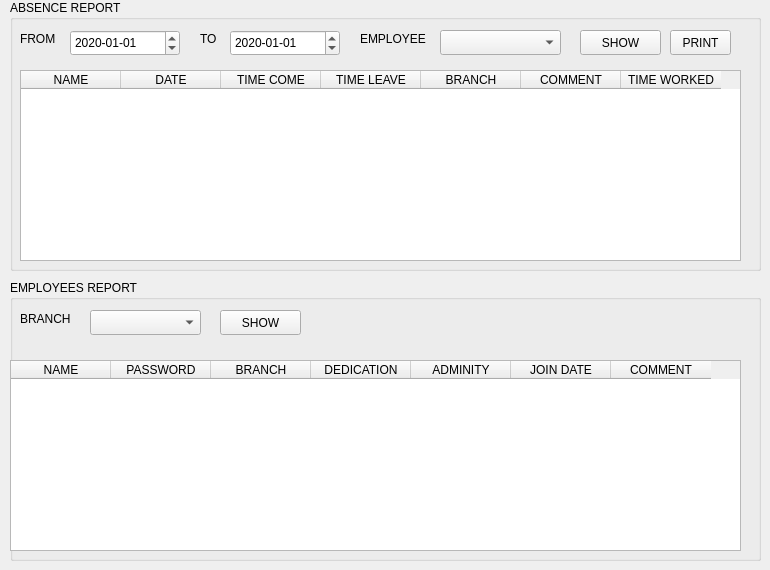
      <widget class="QWidget" name="tab_18">
       <attribute name="title">
        <string>EMPLOYEES REPORT</string>
       </attribute>
       <widget class="QGroupBox" name="groupBox_19">
        <property name="geometry">
         <rect>
          <x>10</x>
          <y>0</y>
          <width>751</width>
          <height>271</height>
         </rect>
        </property>
        <property name="title">
         <string>ABSENCE REPORT</string>
        </property>
        <widget class="QComboBox" name="comboBox_30">
         <property name="geometry">
          <rect>
           <x>430</x>
           <y>30</y>
           <width>121</width>
           <height>25</height>
          </rect>
         </property>
        </widget>
        <widget class="QLabel" name="label_81">
         <property name="geometry">
          <rect>
           <x>350</x>
           <y>30</y>
           <width>81</width>
           <height>17</height>
          </rect>
         </property>
         <property name="text">
          <string>EMPLOYEE</string>
         </property>
        </widget>
        <widget class="QPushButton" name="pushButton_12">
         <property name="geometry">
          <rect>
           <x>610</x>
           <y>-130</y>
           <width>71</width>
           <height>25</height>
          </rect>
         </property>
         <property name="text">
          <string>SHOW</string>
         </property>
        </widget>
        <widget class="QLabel" name="label_82">
         <property name="geometry">
          <rect>
           <x>10</x>
           <y>30</y>
           <width>51</width>
           <height>17</height>
          </rect>
         </property>
         <property name="text">
          <string>FROM</string>
         </property>
        </widget>
        <widget class="QLabel" name="label_83">
         <property name="geometry">
          <rect>
           <x>190</x>
           <y>30</y>
           <width>31</width>
           <height>17</height>
          </rect>
         </property>
         <property name="text">
          <string>TO</string>
         </property>
        </widget>
        <widget class="QTableWidget" name="tableWidget_12">
         <property name="geometry">
          <rect>
           <x>10</x>
           <y>70</y>
           <width>721</width>
           <height>191</height>
          </rect>
         </property>
         <property name="editTriggers">
          <set>QAbstractItemView::NoEditTriggers</set>
         </property>
         <column>
          <property name="text">
           <string>NAME</string>
          </property>
          <property name="textAlignment">
           <set>AlignCenter</set>
          </property>
         </column>
         <column>
          <property name="text">
           <string>DATE</string>
          </property>
          <property name="textAlignment">
           <set>AlignCenter</set>
          </property>
         </column>
         <column>
          <property name="text">
           <string>TIME COME</string>
          </property>
          <property name="textAlignment">
           <set>AlignCenter</set>
          </property>
         </column>
         <column>
          <property name="text">
           <string>TIME LEAVE</string>
          </property>
          <property name="textAlignment">
           <set>AlignCenter</set>
          </property>
         </column>
         <column>
          <property name="text">
           <string>BRANCH</string>
          </property>
          <property name="textAlignment">
           <set>AlignCenter</set>
          </property>
         </column>
         <column>
          <property name="text">
           <string>COMMENT</string>
          </property>
          <property name="textAlignment">
           <set>AlignCenter</set>
          </property>
         </column>
         <column>
          <property name="text">
           <string>TIME WORKED</string>
          </property>
          <property name="textAlignment">
           <set>AlignCenter</set>
          </property>
         </column>
        </widget>
        <widget class="QDateEdit" name="dateEdit_15">
         <property name="geometry">
          <rect>
           <x>220</x>
           <y>30</y>
           <width>110</width>
           <height>26</height>
          </rect>
         </property>
         <property name="displayFormat">
          <string>yyyy-MM-dd</string>
         </property>
         <property name="date">
          <date>
           <year>2020</year>
           <month>1</month>
           <day>1</day>
          </date>
         </property>
        </widget>
        <widget class="QDateEdit" name="dateEdit_16">
         <property name="geometry">
          <rect>
           <x>60</x>
           <y>30</y>
           <width>110</width>
           <height>26</height>
          </rect>
         </property>
         <property name="displayFormat">
          <string>yyyy-MM-dd</string>
         </property>
         <property name="date">
          <date>
           <year>2020</year>
           <month>1</month>
           <day>1</day>
          </date>
         </property>
        </widget>
        <widget class="QPushButton" name="pushButton_92">
         <property name="geometry">
          <rect>
           <x>570</x>
           <y>30</y>
           <width>81</width>
           <height>25</height>
          </rect>
         </property>
         <property name="text">
          <string>SHOW</string>
         </property>
        </widget>
        <widget class="QPushButton" name="pushButton_94">
         <property name="geometry">
          <rect>
           <x>660</x>
           <y>30</y>
           <width>61</width>
           <height>25</height>
          </rect>
         </property>
         <property name="text">
          <string>PRINT</string>
         </property>
        </widget>
       </widget>
       <widget class="QGroupBox" name="groupBox_18">
        <property name="geometry">
         <rect>
          <x>10</x>
          <y>280</y>
          <width>751</width>
          <height>281</height>
         </rect>
        </property>
        <property name="title">
         <string>EMPLOYEES REPORT</string>
        </property>
        <widget class="QComboBox" name="comboBox_26">
         <property name="geometry">
          <rect>
           <x>80</x>
           <y>30</y>
           <width>111</width>
           <height>25</height>
          </rect>
         </property>
        </widget>
        <widget class="QLabel" name="label_76">
         <property name="geometry">
          <rect>
           <x>10</x>
           <y>30</y>
           <width>67</width>
           <height>17</height>
          </rect>
         </property>
         <property name="text">
          <string>BRANCH</string>
         </property>
        </widget>
        <widget class="QPushButton" name="pushButton_9">
         <property name="geometry">
          <rect>
           <x>210</x>
           <y>30</y>
           <width>81</width>
           <height>25</height>
          </rect>
         </property>
         <property name="text">
          <string>SHOW</string>
         </property>
        </widget>
        <widget class="QTableWidget" name="tableWidget_11">
         <property name="geometry">
          <rect>
           <x>0</x>
           <y>80</y>
           <width>731</width>
           <height>191</height>
          </rect>
         </property>
         <property name="editTriggers">
          <set>QAbstractItemView::NoEditTriggers</set>
         </property>
         <column>
          <property name="text">
           <string>NAME</string>
          </property>
          <property name="textAlignment">
           <set>AlignCenter</set>
          </property>
         </column>
         <column>
          <property name="text">
           <string>PASSWORD</string>
          </property>
          <property name="textAlignment">
           <set>AlignCenter</set>
          </property>
         </column>
         <column>
          <property name="text">
           <string>BRANCH</string>
          </property>
          <property name="textAlignment">
           <set>AlignCenter</set>
          </property>
         </column>
         <column>
          <property name="text">
           <string>DEDICATION</string>
          </property>
          <property name="textAlignment">
           <set>AlignCenter</set>
          </property>
         </column>
         <column>
          <property name="text">
           <string>ADMINITY</string>
          </property>
          <property name="textAlignment">
           <set>AlignCenter</set>
          </property>
         </column>
         <column>
          <property name="text">
           <string>JOIN DATE</string>
          </property>
          <property name="textAlignment">
           <set>AlignCenter</set>
          </property>
         </column>
         <column>
          <property name="text">
           <string>COMMENT</string>
          </property>
          <property name="textAlignment">
           <set>AlignCenter</set>
          </property>
         </column>
        </widget>
       </widget>
      </widget>
